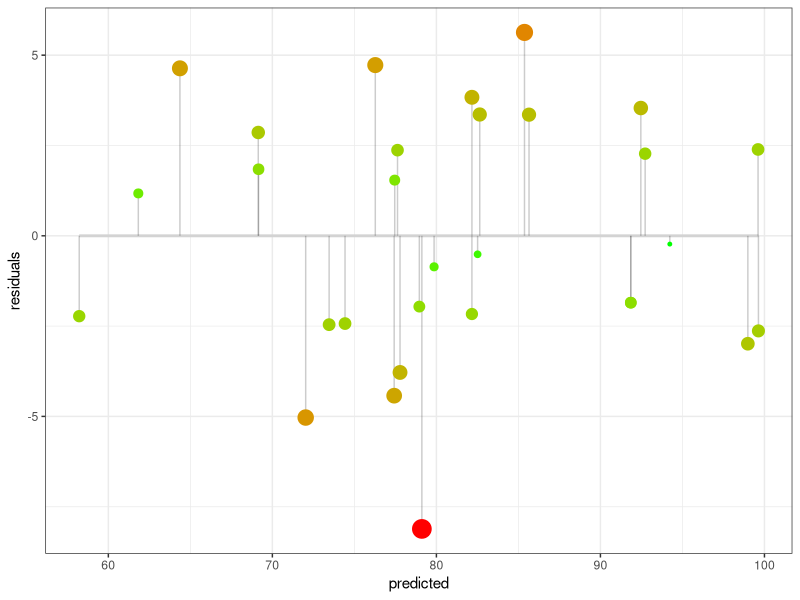
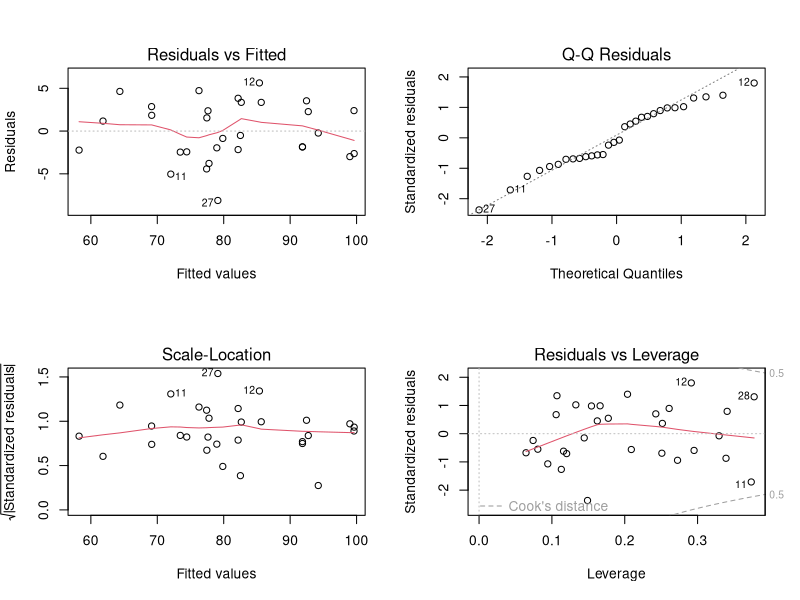

Here is the R script that generated these plots, in order:
## ---- chunk 1
knitr::opts_chunk$set(echo = TRUE)
## ---- chunk 2
library(tidyverse)
library(ggplot2)
library(GGally)
library(MASS)
## ---- chunk 3

bb_stats <- read_csv("data/baseballStats.csv",
                     col_names = c("team",
                                   "league",
                                   "wins",
                                   "era",
                                   "runs_scored",
                                   "hits_allowed",
                                   "walks_allowed",
                                   "saves",
                                   "errors",
                                   "year"),
                     col_types = cols(team = col_factor(levels = NULL),
                                      league = col_factor(levels = NULL),
                                      wins = col_double(),
                                      era = col_double(),
                                      runs_scored = col_double(),
                                      hits_allowed = col_double(),
                                      walks_allowed = col_double(),
                                      saves = col_double(),
                                      errors = col_double(),
                                      year = col_factor(levels = NULL)),
                     skip = 1)
df <- bb_stats %>%
        filter(year == "2011") 
df1 <- df[c(3,4:9)]
## ---- chunk 4
full.model <- lm(wins ~ . , data = df1)
step.model <- stepAIC(full.model,
                      direction = "both",
                      trace = "false")
print(step.model)
## ---- chunk 5
print(summary(lm(wins ~ . , data = df1)))
## ---- chunk 6
summary(lm(wins ~ runs_scored, data = df1))$coefficients
## ---- chunk 7
summary(lm(wins ~ era, data = df1))$coefficients
## ---- chunk 8
summary(lm(wins ~ saves, data = df1))$coefficients
## ---- chunk 9
summary(lm(wins ~ runs_scored + era, data = df1))$coefficients
## ---- chunk 10
summary(lm(wins ~ runs_scored + saves, data = df1))$coefficients
## ---- chunk 11
summary(lm(wins ~ era + saves, data = df1))$coefficients
## ---- chunk 12
summary(lm(wins ~ runs_scored + era + saves, data = df1))$coefficients
## ---- chunk 13
model <- summary(lm(wins ~ era + 
                  runs_scored +
                  hits_allowed +
                  walks_allowed + 
                  saves, 
           data = df1))
 print(model)

## ---- chunk 14
d <- df1
fit <- lm(wins ~ era + 
                  runs_scored +
                  hits_allowed +
                  walks_allowed + 
                  saves, 
          data = d) # fit the model
d$predicted <- predict(fit)   # Save the predicted values
d$residuals <- residuals(fit) # Save the residual values
g <- ggplot(d, aes(x = predicted, y = residuals)) +
        geom_smooth(method = "lm", se = FALSE, color = "lightgrey") +     # regression line  
        geom_segment(aes(xend = predicted, yend = 0), alpha = .2) +      # draw line from point to line
        geom_point(aes(color = abs(residuals), size = abs(residuals))) +  # size of the points
        scale_color_continuous(low = "green", high = "red") +             # colour of the points mapped to residual size - green smaller, red larger
        guides(color = FALSE, size = FALSE) +                             # Size legend removed
        # geom_point(aes(y = residuals), shape = 1) +
        theme_bw()
print(g)
## ---- chunk 15
par(mfrow = c(2, 2))  # Split the plotting panel into a 2 x 2 grid
plot(fit)
## ---- chunk 16
df1 <- df[c(3,4:9)]
d <- df1
fit <- lm(wins ~ ., data = d)
d$predicted <- predict(fit)  
d$residuals <- residuals(fit) 
d$team <- df$team
d[d$team == "Tampa Bay", 10:9]
## ---- chunk 17
df12 <- bb_stats %>%
        filter(year == "2012") %>%
        select_("era", "runs_scored", "hits_allowed", "walks_allowed", "saves", "team")

fit <- lm(wins ~ era + 
                  runs_scored +
                  hits_allowed +
                  walks_allowed + 
                  saves, 
          data = d) # fit the model
d$predicted <- predict(fit)   # Save the predicted values
d$residuals <- residuals(fit)

predictions = predict.lm(fit, df12)
df12$predictions <- predictions
